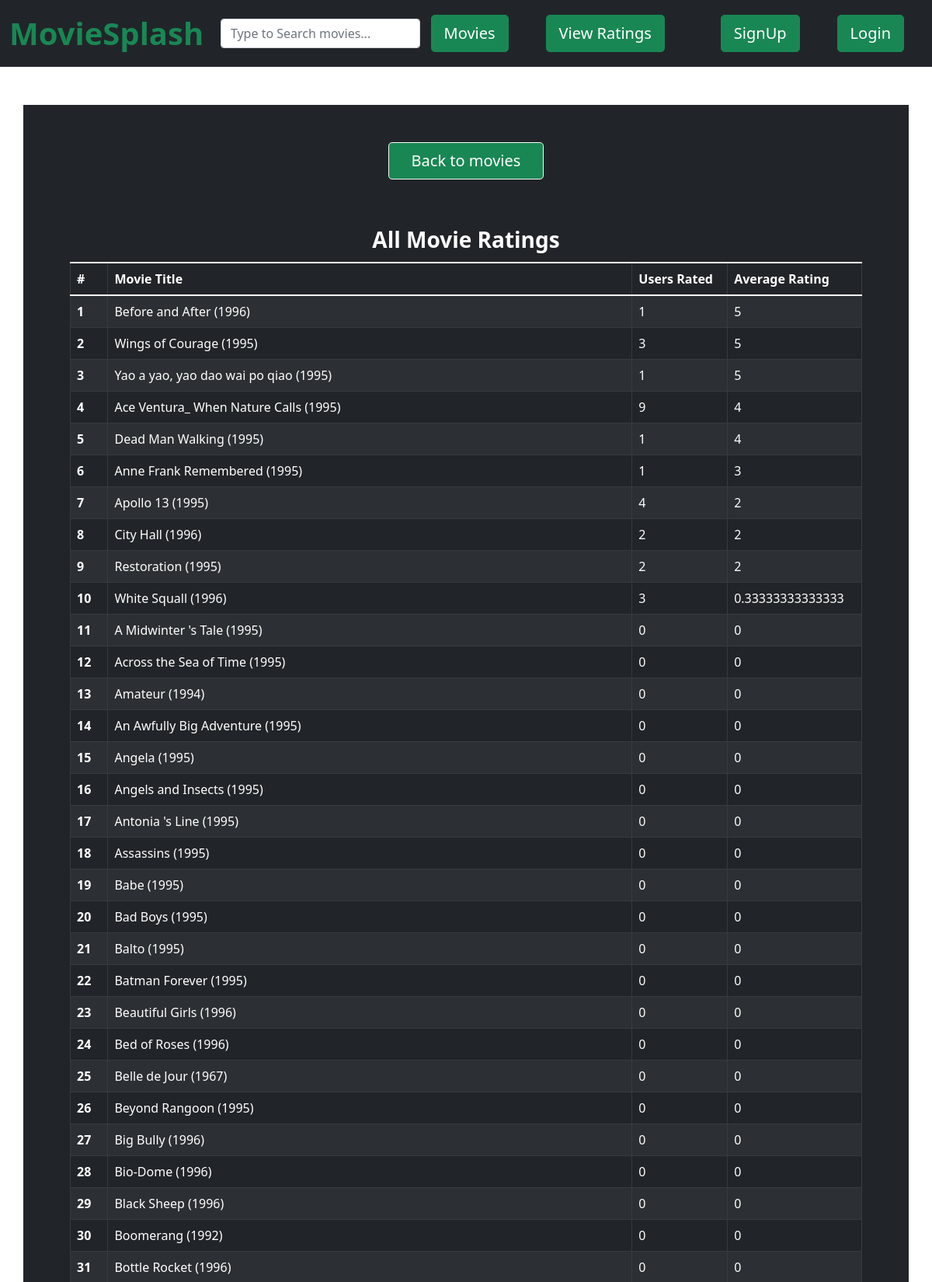
/ratingTable.php (upper part), run on the app's committed database.
### tables this page shows
CREATE TABLE `movies` (
  `movieId` int(50) NOT NULL,
  `title` varchar(400) NOT NULL,
  `image` text NOT NULL,
  `genre` varchar(200) NOT NULL,
  `no_of_users_rated` int(200) NOT NULL,
  `avg_rating` double NOT NULL
);

### ratingTable.php (the view, shortened to what this page needs)
<?php
    include ('./includes/mysql.inc.php');
    $moviesQuery = 'SELECT * FROM movies ORDER BY avg_rating DESC';
    $fetchQuery = mysqli_query($dbconn, $moviesQuery);
    $movies = mysqli_fetch_all($fetchQuery, MYSQLI_ASSOC);
   ?>
<div class="container m-auto bg-dark">
    <div class="row justify-content-center m-5">
        <table class="table caption-top table-dark table-striped table-bordered">
        <caption class="text-white fs-3 fw-bolder text-center">All Movie Ratings</caption>
        <thead>
          <tr>
            <th scope="col">#</th>
            <th scope="col">Movie Title</th>
            <th scope="col">Users Rated</th>
            <th scope="col">Average Rating</th>
          </tr>
        </thead>
        <tbody>
        <?php
        $i = 0;
        foreach ($movies as $key => $movie) {
            $i++;
            echo ('
                <tr>
                    <th>'.$i.'</th>
                    <td>' . $movie['title'] . '</td>
                    <td>'.$movie['no_of_users_rated'] . '</td>
                    <td>' .$movie['avg_rating'].'</td>
                </tr>'
            );}
        ?>
        <a href="movies.php" class="btn btn-lg btn-success m-5 border border-light" style="max-width:200px "> Back to movies</a href="movies.php">
        </tbody>
        </table>
    </div>
</div>

### data on the page
movies: title "Before and After (1996)", no_of_users_rated "1", avg_rating "5"
movies: title "Wings of Courage (1995)", no_of_users_rated "3", avg_rating "5"
movies: title "Yao a yao, yao dao wai po qiao (1995)", no_of_users_rated "1", avg_rating "5"
movies: title "Ace Ventura_ When Nature Calls (1995)", no_of_users_rated "9", avg_rating "4"
movies: title "Dead Man Walking (1995)", no_of_users_rated "1", avg_rating "4"
movies: title "Anne Frank Remembered (1995)", no_of_users_rated "1", avg_rating "3"
movies: title "Apollo 13 (1995)", no_of_users_rated "4", avg_rating "2"
movies: title "City Hall (1996)", no_of_users_rated "2", avg_rating "2"
movies: title "Restoration (1995)", no_of_users_rated "2", avg_rating "2"
movies: title "White Squall (1996)", no_of_users_rated "3", avg_rating "0.33333333333333"
movies: title "A Midwinter 's Tale (1995)", no_of_users_rated "0", avg_rating "0"
movies: title "Across the Sea of Time (1995)", no_of_users_rated "0", avg_rating "0"
movies: title "Amateur (1994)", no_of_users_rated "0", avg_rating "0"
movies: title "An Awfully Big Adventure (1995)", no_of_users_rated "0", avg_rating "0"
movies: title "Angela (1995)", no_of_users_rated "0", avg_rating "0"
movies: title "Angels and Insects (1995)", no_of_users_rated "0", avg_rating "0"
movies: title "Antonia 's Line (1995)", no_of_users_rated "0", avg_rating "0"
movies: title "Assassins (1995)", no_of_users_rated "0", avg_rating "0"
movies: title "Babe (1995)", no_of_users_rated "0", avg_rating "0"
movies: title "Bad Boys (1995)", no_of_users_rated "0", avg_rating "0"
movies: title "Balto (1995)", no_of_users_rated "0", avg_rating "0"
movies: title "Batman Forever (1995)", no_of_users_rated "0", avg_rating "0"
movies: title "Beautiful Girls (1996)", no_of_users_rated "0", avg_rating "0"
movies: title "Bed of Roses (1996)", no_of_users_rated "0", avg_rating "0"
movies: title "Belle de Jour (1967)", no_of_users_rated "0", avg_rating "0"
movies: title "Beyond Rangoon (1995)", no_of_users_rated "0", avg_rating "0"
movies: title "Big Bully (1996)", no_of_users_rated "0", avg_rating "0"
movies: title "Bio-Dome (1996)", no_of_users_rated "0", avg_rating "0"
movies: title "Black Sheep (1996)", no_of_users_rated "0", avg_rating "0"
movies: title "Boomerang (1992)", no_of_users_rated "0", avg_rating "0"
movies: title "Bottle Rocket (1996)", no_of_users_rated "0", avg_rating "0"
